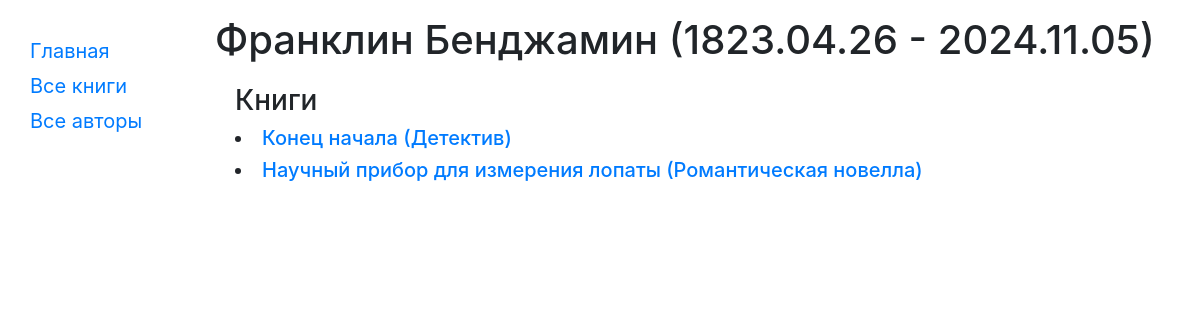
/catalog/author/3, run on the app's committed database.
### catalog/models.py (models this page shows, shortened)
class Author(models.Model):
    first_name = models.CharField(max_length=100)
    last_name = models.CharField(max_length=100)
    date_of_birth = models.DateField(null=True, blank=True)
    date_of_death = models.DateField('Died', null=True, blank=True)
    def __str__(self):
        return f'{self.last_name} {self.first_name}'
    def life_period(self):
        return '.'.join((str(self.date_of_birth)).split('-')) + (' - ' + '.'.join((str(self.date_of_death)).split('-')) if self.date_of_death else '')

class Book(models.Model):
    title = models.CharField(max_length=200)
    author = models.ForeignKey('Author', on_delete=models.SET_NULL, null=True)
    summary = models.TextField(max_length=1000, help_text="Enter a brief description of the book")
    isbn = models.CharField('ISBN',max_length=13, help_text='13 Character <a href="https://www.isbn-international.org/content/what-isbn">ISBN number</a>')
    genre = models.ManyToManyField(Genre, help_text="Select a genre for this book")
    def get_absolute_url(self):
        return reverse('book-detail', args=[str(self.id)])
    def display_genre(self):
        return ', '.join([genre.name for genre in self.genre.all()[:3]])
    display_genre.short_description = 'Genre'

class Genre(models.Model):
    name = models.CharField(max_length=200, help_text="Enter a book genre (e.g. Science Fiction, French Poetry etc.)")

### catalog/views.py (the view)
# urls.py: url(r'^author/(?P<pk>\d+)$', views.AuthorDetailView.as_view(), name='author-detail'),
class AuthorDetailView(generic.DetailView):
    model = Author

### catalog/templates/catalog/author_detail.html
{% extends "base_generic.html" %}
{% block content %}
  <h1>{{ author }} ({{ author.life_period }})</h1>
  <div style="margin-left:20px;margin-top:20px">
    <h3>Книги</h3>
    {% for book in author.book_set.all %}
    <li class="h5">
      <a href="{{ book.get_absolute_url }}">{{ book.title }} ({{book.display_genre}})</a>
    </li>
    {% endfor %}
  </div>
{% endblock %}

### data on the page
Author: last_name+first_name "Франклин Бенджамин", life_period "1823.04.26 - 2024.11.05"
Book: title "Конец начала", display_genre "Детектив"
Book: title "Научный прибор для измерения лопаты", display_genre "Романтическая новелла"
